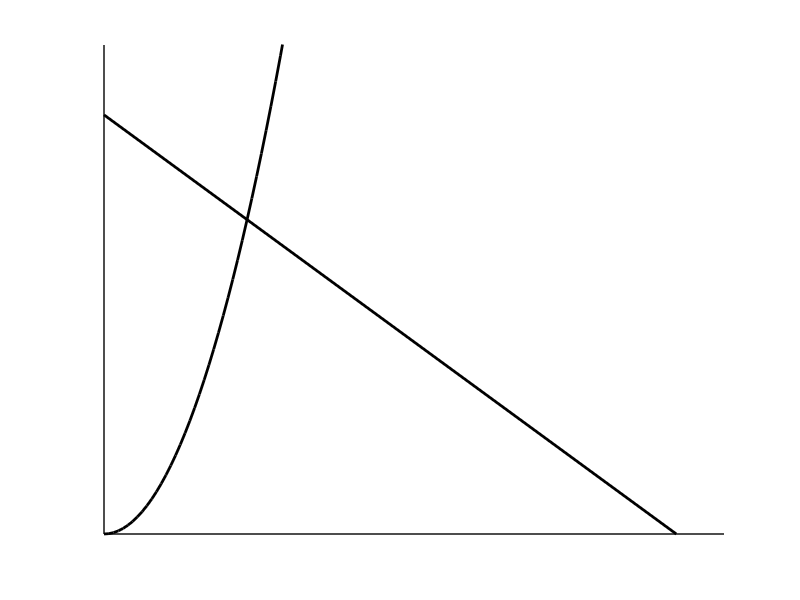
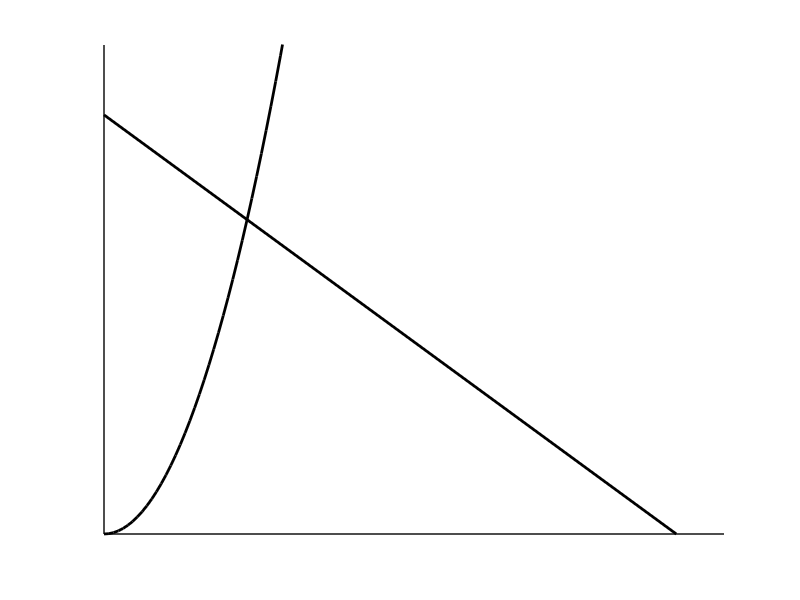

These figures' MATLAB source, in order:
# mosfet load line example

clf
hold on

kn=0.0002;

ids=@(vds) kn.*vds.^2./2;

vds=0:0.1:5;
plot(vds,ids(vds),"linewidth",2,"color","black")
plot([0,12],[0.0012,0],"linewidth",2,"color","black")    %loadline

%axis
plot([0,13],[0,0,],"linewidth",1,"color","black")
plot([0,0],[0,0.0014],"linewidth",1,"color","black")


axis([0 ,13,0,0.0014])
axis off
grid off

print -demf mosfetLoadlineExampleA.emf
print -deps mosfetLoadlineExampleA.eps
